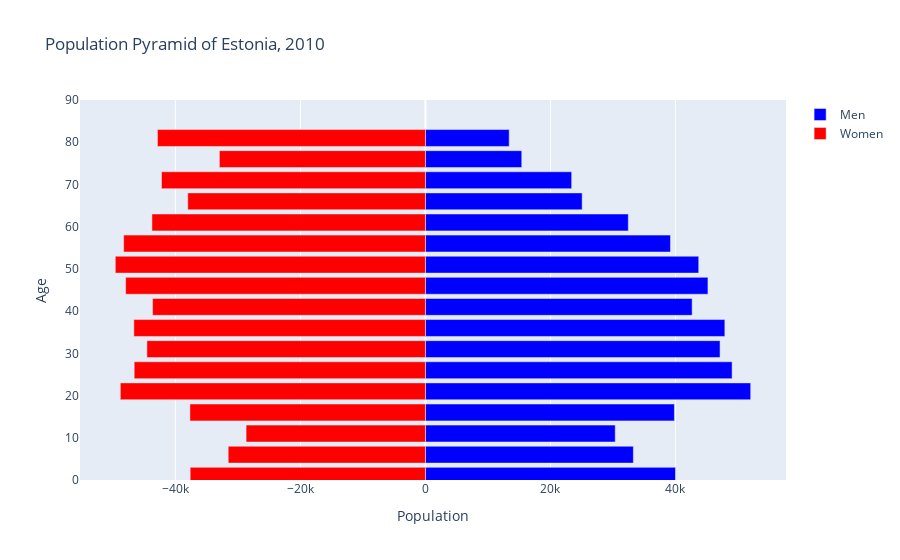
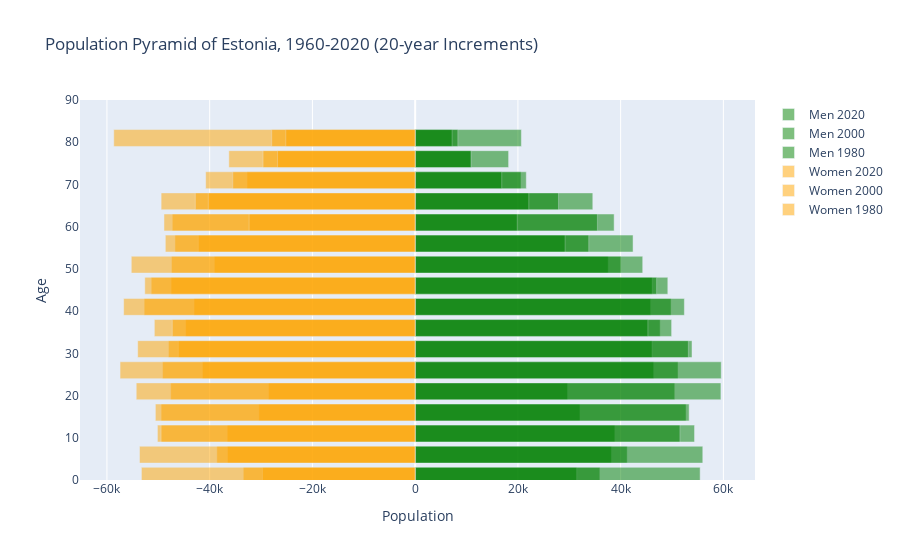

Here is the notebook cell these charts were saved with, in order:
### Markdown cell above
### 1. Estonia

### Code cell
pop_pyramid(estonia, "Estonia", [2010])
pop_pyramid(estonia, "Estonia", [2020,1960,20])
animate_pyramid(estonia, "Estonia", (1960, 2020, 1))

### Figure 1 — Plotly figure (JSON) as saved in the notebook; plotly's stock layout.template omitted (floating-point values rounded to 4 significant figures)
{"data": [{"hoverinfo": ["x", "y"], "marker": {"color": "blue"}, "name": "Men", "orientation": "h", "type": "bar", "x": [40004, 33262, 30362, 39830, 52031, 49056, 47129, 47896, 42666, 45191, 43718, 39198, 32450, 25071, 23392, 15410, 13398], "y": [1, 6, 11, 16, 21, 26, 31, 36, 41, 46, 51, 56, 61, 66, 71, 76, 81]}, {"hoverinfo": ["x", "y"], "marker": {"color": "red"}, "name": "Women", "orientation": "h", "type": "bar", "x": [-37629, -31549, -28686, -37672, -48805, -46587, -44550, -46643, -43645, -47956, -49608, -48274, -43748, -38018, -42216, -32959, -42864], "y": [1, 6, 11, 16, 21, 26, 31, 36, 41, 46, 51, 56, 61, 66, 71, 76, 81]}], "layout": {"barmode": "overlay", "title": {"text": "Population Pyramid of Estonia, 2010"}, "xaxis": {"title": {"text": "Population"}}, "yaxis": {"range": [0, 90], "title": {"text": "Age"}}}}

### Figure 2 — Plotly figure (JSON) as saved in the notebook; plotly's stock layout.template omitted (floating-point values rounded to 4 significant figures)
{"data": [{"hoverinfo": ["x", "y"], "marker": {"color": "green"}, "name": "Men 2020", "opacity": 0.5, "orientation": "h", "type": "bar", "x": [35955, 38207, 38866, 32086, 29666, 46429, 53894, 47694, 45834, 49185, 37580, 42417, 38735, 34581, 20597, 18193, 20679], "y": [1, 6, 11, 16, 21, 26, 31, 36, 41, 46, 51, 56, 61, 66, 71, 76, 81]}, {"hoverinfo": ["x", "y"], "marker": {"color": "green"}, "name": "Men 2000", "opacity": 0.5, "orientation": "h", "type": "bar", "x": [31461, 41274, 54383, 52734, 50533, 51172, 46133, 49924, 49814, 46159, 40038, 33796, 35479, 27898, 21634, 10823, 8313], "y": [1, 6, 11, 16, 21, 26, 31, 36, 41, 46, 51, 56, 61, 66, 71, 76, 81]}, {"hoverinfo": ["x", "y"], "marker": {"color": "green"}, "name": "Men 1980", "opacity": 0.5, "orientation": "h", "type": "bar", "x": [55478, 55989, 51547, 53336, 59518, 59583, 53179, 45305, 52406, 47008, 44298, 29194, 19876, 22120, 16853, 10936, 7196], "y": [1, 6, 11, 16, 21, 26, 31, 36, 41, 46, 51, 56, 61, 66, 71, 76, 81]}, {"hoverinfo": ["x", "y"], "marker": {"color": "orange"}, "name": "Women 2020", "opacity": 0.5, "orientation": "h", "type": "bar", "x": [-33457, -36532, -36583, -30421, -28540, -41416, -48022, -44681, -43041, -47508, -39096, -46754, -47282, -49451, -32731, -36274, -58673], "y": [1, 6, 11, 16, 21, 26, 31, 36, 41, 46, 51, 56, 61, 66, 71, 76, 81]}, {"hoverinfo": ["x", "y"], "marker": {"color": "orange"}, "name": "Women 2000", "opacity": 0.5, "orientation": "h", "type": "bar", "x": [-29731, -38608, -50172, -49452, -47591, -49169, -46106, -50773, -52751, -51383, -47438, -42225, -48896, -42798, -40784, -29616, -27928], "y": [1, 6, 11, 16, 21, 26, 31, 36, 41, 46, 51, 56, 61, 66, 71, 76, 81]}, {"hoverinfo": ["x", "y"], "marker": {"color": "orange"}, "name": "Women 1980", "opacity": 0.5, "orientation": "h", "type": "bar", "x": [-53289, -53663, -49467, -50574, -54299, -57448, -54016, -47284, -56749, -52634, -55261, -48637, -32324, -40264, -35508, -26790, -25188], "y": [1, 6, 11, 16, 21, 26, 31, 36, 41, 46, 51, 56, 61, 66, 71, 76, 81]}], "layout": {"barmode": "overlay", "title": {"text": "Population Pyramid of Estonia, 1960-2020 (20-year Increments)"}, "xaxis": {"title": {"text": "Population"}}, "yaxis": {"range": [0, 90], "title": {"text": "Age"}}}}
